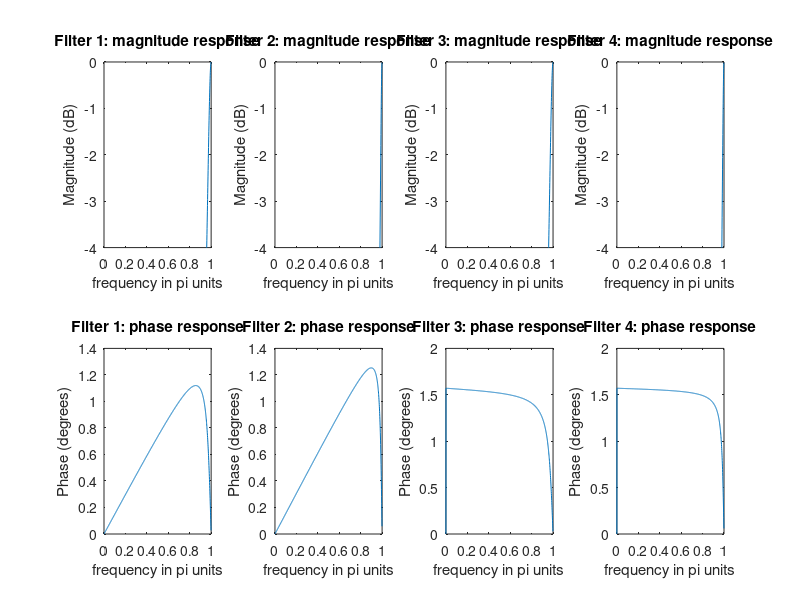

Reproduce this figure in MATLAB. (Note: this script raises an error after producing the figure.)
N = 1024;
G1 = 1/10; G2 = 1/20; G3 = 1/20; G4 = 1/40;

num = G1 * [1];   den = [1, 0.9];
zeros = roots(num); poles = roots(den);
[h, w] = freqz(num, den, N); mag_h = 20 * log10(abs(h)); ang_h = angle(h);
subplot(2,4,1);
plot(w/pi, mag_h); title("Filter 1: magnitude response"); ylim([-4,0]);
xlabel("frequency in \pi units");    ylabel("Magnitude (dB)");
subplot(2,4,5);
plot(w/pi, ang_h); title("Filter 1: phase response");
xlabel("frequency in \pi units");    ylabel("Phase (degrees)");

num = G2 * [1];   den = [1, 0.95];
zeros = roots(num); poles = roots(den);
[h, w] = freqz(num, den, N); mag_h = 20 * log10(abs(h)); ang_h = angle(h);
subplot(2,4,2);
plot(w/pi, mag_h); title("Filter 2: magnitude response"); ylim([-4,0]);
xlabel("frequency in \pi units");    ylabel("Magnitude (dB)");
subplot(2,4,6);
plot(w/pi, ang_h); title("Filter 2: phase response");
xlabel("frequency in \pi units");    ylabel("Phase (degrees)");

num = G3 * [1, -1];   den = [1, 0.9];
zeros = roots(num); poles = roots(den);
[h, w] = freqz(num, den, N); mag_h = 20 * log10(abs(h)); ang_h = angle(h);
subplot(2,4,3);
plot(w/pi, mag_h); title("Filter 3: magnitude response"); ylim([-4,0]);
xlabel("frequency in \pi units");    ylabel("Magnitude (dB)");
subplot(2,4,7);
plot(w/pi, ang_h); title("Filter 3: phase response");
xlabel("frequency in \pi units");    ylabel("Phase (degrees)");

num = G4 * [1, -1];   den = [1, 0.95];
zeros = roots(num); poles = roots(den);
[h, w] = freqz(num, den, N); mag_h = 20 * log10(abs(h)); ang_h = angle(h);
subplot(2,4,4);
plot(w/pi, mag_h); title("Filter 4: magnitude response"); ylim([-4,0]);
xlabel("frequency in \pi units");    ylabel("Magnitude (dB)");
subplot(2,4,8);
plot(w/pi, ang_h); title("Filter 4: phase response");
xlabel("frequency in \pi units");    ylabel("Phase (degrees)");

sgtitle("High-pass Filter Response Plot");